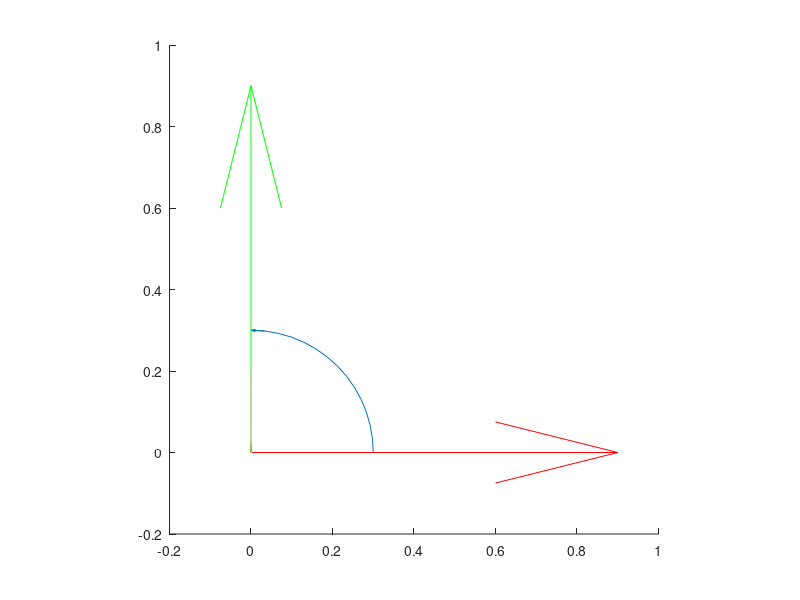

The MATLAB script that drew this image:
function [] = TestCurvedArrow()
%[
    hold on
    CreateCurvedArrow3(0.3*[1 0 0], 0.3*[0 1 0]);
    CreateCurvedArrow3(0.2*[0 1 0], 0.2*[0 0 1]);
    CreateStraightArrow([0 0 0], [1 0 0], 'r');
    CreateStraightArrow([0 0 0], [0 1 0], 'g');
    CreateStraightArrow([0 0 0], [0 0 1], 'b');
    hold off
    daspect([1 1 1]);
%]
end

%% --- Creates a curved arrow
% from: Starting position - (x,y,z) upplet
% to: Final position - (x,y,z) upplet
% center: Center of arc - (x,y,z) upplet => by default the origin
% count: The number of segment to draw the arrow => by default 15
function [h] = CreateCurvedArrow3(from, to, center, count)
%[        
    % Inputs
    if (nargin < 4), count = 15; end
    if (nargin < 3), center = [0 0 0]; end
    center = center(:); from = from(:); to = to(:);

    % Start, stop and normal vectors    
    start = from - center; rstart = norm(start);
    stop = to - center; rstop = norm(stop);
    angle = atan2(norm(cross(start,stop)), dot(start,stop));
    normal = cross(start, stop); normal = normal / norm(normal);

    % Compute intermediate points by rotating 'start' vector
    % toward 'end' vector around 'normal' axis
    % See: http://inside.mines.edu/fs_home/gmurray/ArbitraryAxisRotation/
    phiAngles = linspace(0, angle, count);
    r = linspace(rstart, rstop, count) / rstart;
    intermediates = zeros(3, count);
    a = center(1); b = center(2); c = center(3);
    u = normal(1); v = normal(2); w = normal(3); 
    x = from(1); y = from(2); z = from(3);
    for ki = 1:count,
        phi = phiAngles(ki);
        cosp = cos(phi); sinp = sin(phi);
        T = [(u^2+(v^2+w^2)*cosp)  (u*v*(1-cosp)-w*sinp)  (u*w*(1-cosp)+v*sinp) ((a*(v^2+w^2)-u*(b*v+c*w))*(1-cosp)+(b*w-c*v)*sinp); ...
             (u*v*(1-cosp)+w*sinp) (v^2+(u^2+w^2)*cosp)   (v*w*(1-cosp)-u*sinp) ((b*(u^2+w^2)-v*(a*u+c*w))*(1-cosp)+(c*u-a*w)*sinp); ...   
             (u*w*(1-cosp)-v*sinp) (v*w*(1-cosp)+u*sinp)  (w^2+(u^2+v^2)*cosp)  ((c*(u^2+v^2)-w*(a*u+b*v))*(1-cosp)+(a*v-b*u)*sinp); ...
                      0                    0                      0                                1                               ];
        intermediate = T * [x;y;z;r(ki)];
        intermediates(:,ki) = intermediate(1:3);
    end

    % Draw the curved line
    % Can be improved of course with hggroup etc...
    X = intermediates(1,:);
    Y = intermediates(2,:);
    Z = intermediates(3,:);    
    tf = ishold;
    if (~tf), hold on; end
    h = line(X,Y,Z);       
    quiver3(X(end-1), Y(end-1), Z(end-1), X(end)-X(end-1), Y(end)-Y(end-1), Z(end)-Z(end-1),1);    
    if (~tf), hold off; end
%]
end

%% --- Creates normal arrow
% from: Starting position - (x,y,z) upplet
% to: Final position - (x,y,z) upplet
% lineSpec: Line specifications 
function [h] = CreateStraightArrow(from, to, lineSpec)
%[
    h = quiver3(from(1), from(2), from(3), to(1)-from(1), to(2)-from(2), to(3)-from(3), lineSpec);
%]
end